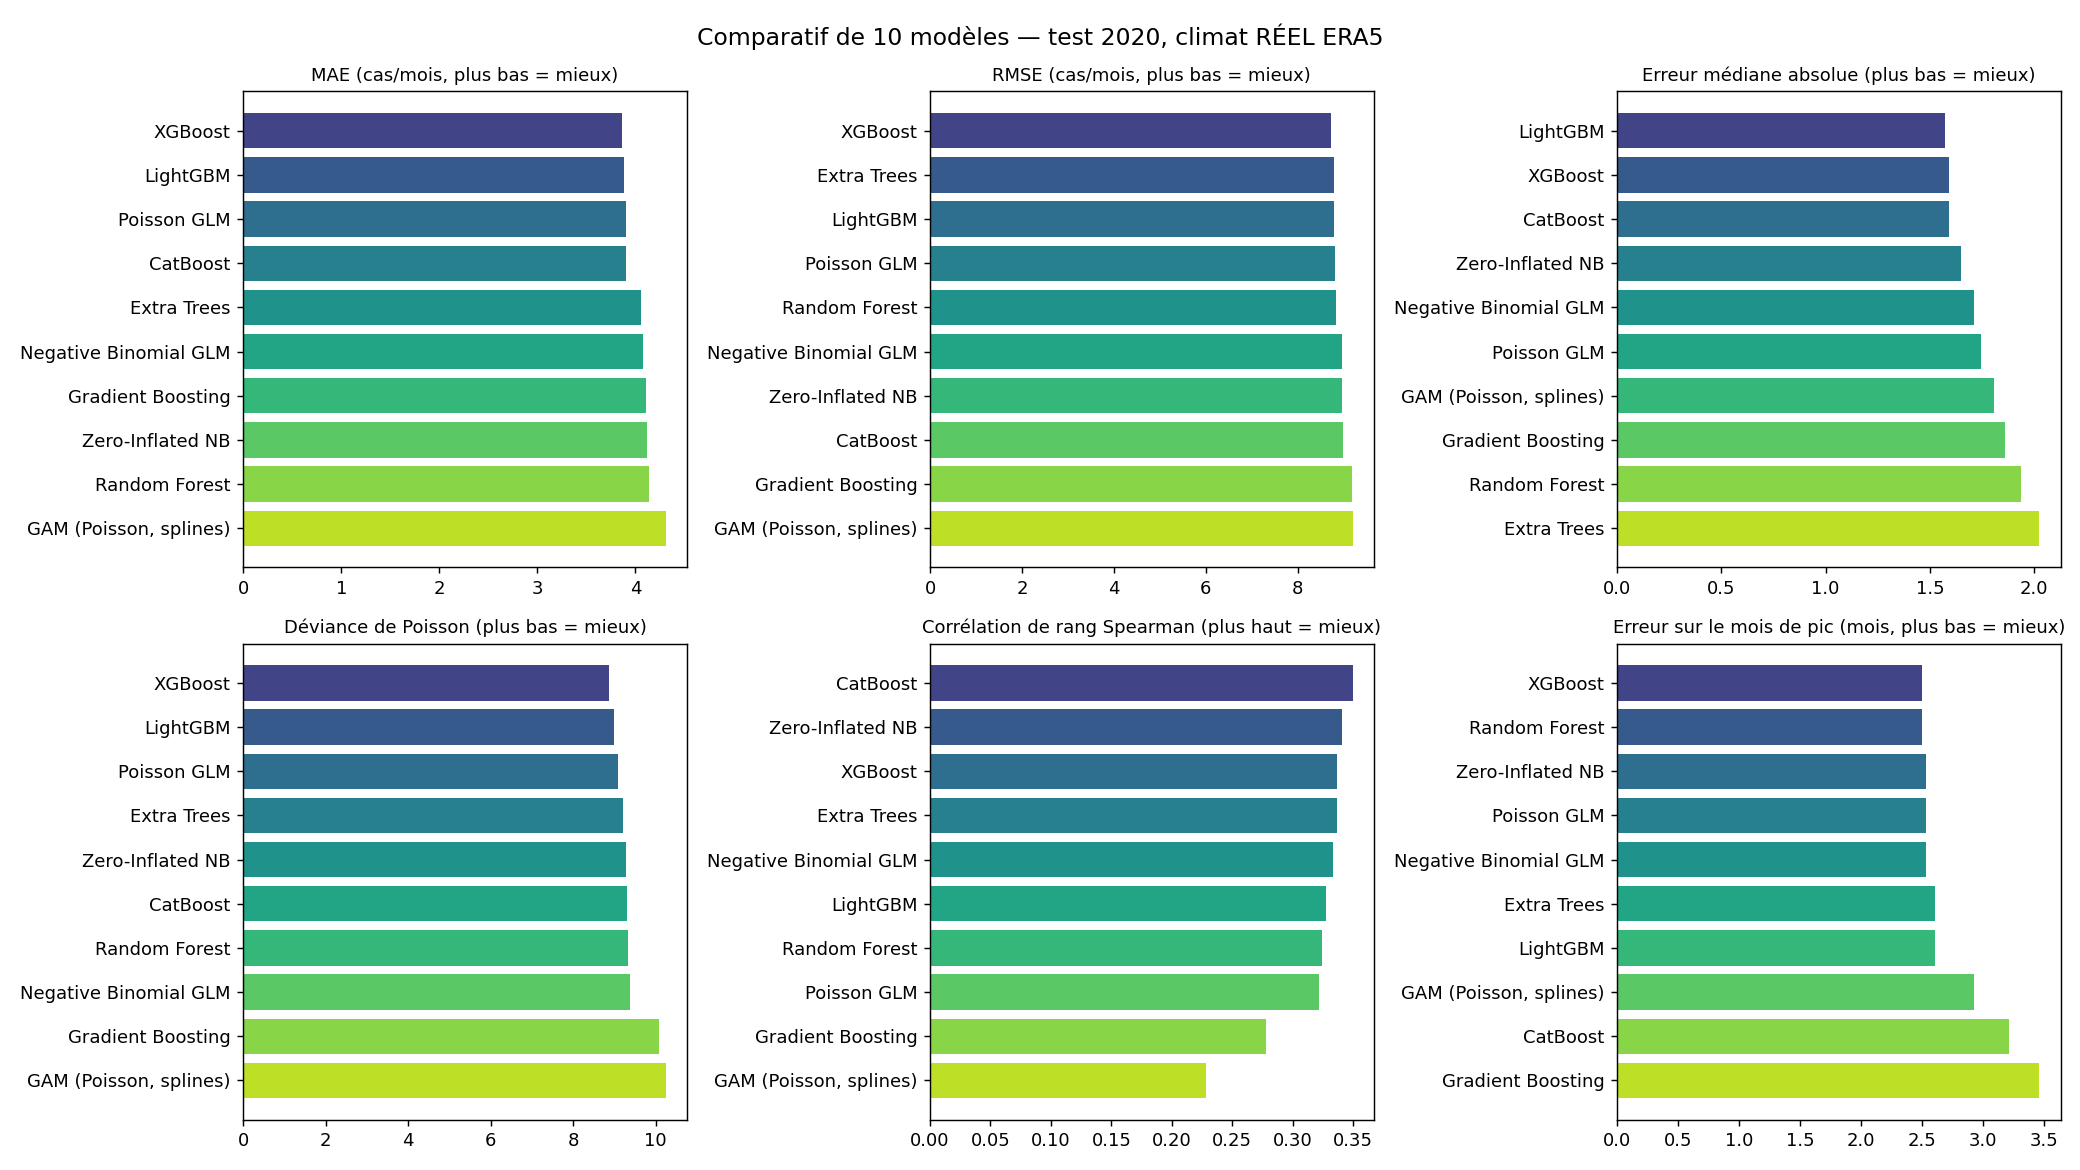

Write Python code to recreate this figure.

import warnings
warnings.filterwarnings("ignore")
import numpy as np
import pandas as pd
import matplotlib.pyplot as plt
from scipy.stats import spearmanr

from sklearn.ensemble import (GradientBoostingRegressor, RandomForestRegressor,
                                ExtraTreesRegressor)
from sklearn.metrics import mean_absolute_error, mean_squared_error, median_absolute_error, mean_poisson_deviance, r2_score
import statsmodels.api as sm
import statsmodels.formula.api as smf
from statsmodels.discrete.count_model import ZeroInflatedNegativeBinomialP
import xgboost as xgb
import lightgbm as lgb
import catboost as cb
from pygam import PoissonGAM, s, f

df = pd.read_csv("/home/claude/features_finales.csv")
feature_cols = [c for c in df.columns if "lag" in c] + ["mois_sin", "mois_cos"]

train = df[df["annee"] <= 2014].copy()
val   = df[df["annee"].isin([2015, 2017])].copy()
test  = df[df["annee"] == 2020].copy()
print(f"Train={len(train)}  Val={len(val)}  Test={len(test)}")

X_cols = feature_cols + ["zone_bioclim"]
X_train = pd.get_dummies(train[X_cols], columns=["zone_bioclim"])
X_test = pd.get_dummies(test[X_cols], columns=["zone_bioclim"]).reindex(columns=X_train.columns, fill_value=0)
y_train, y_test = train["cas"].values, test["cas"].values

predictions = {}

# ---------------------------------------------------------------------------
# Famille 1 : GLM
# ---------------------------------------------------------------------------
formula = "cas ~ " + " + ".join(feature_cols) + " + C(zone_bioclim)"

m_poisson = smf.glm(formula=formula, data=train, family=sm.families.Poisson()).fit()
predictions["Poisson GLM"] = m_poisson.predict(test).values

m_nb = smf.glm(formula=formula, data=train, family=sm.families.NegativeBinomial()).fit()
predictions["Negative Binomial GLM"] = m_nb.predict(test).values

# ZINB : partie comptage avec les features climat, partie inflation (zéro structurel) intercept seul
exog_train = sm.add_constant(X_train.astype(float))
exog_test = sm.add_constant(X_test.astype(float))
exog_infl_train = np.ones((len(train), 1))
exog_infl_test = np.ones((len(test), 1))
try:
    m_zinb = ZeroInflatedNegativeBinomialP(y_train, exog_train, exog_infl=exog_infl_train, inflation="logit").fit(maxiter=200, disp=0)
    predictions["Zero-Inflated NB"] = m_zinb.predict(exog_test, exog_infl=exog_infl_test)
except Exception as e:
    print("ZINB a échoué:", e)

# ---------------------------------------------------------------------------
# Famille 2 : GAM (splines sur les variables climat les plus importantes)
# ---------------------------------------------------------------------------
gam_features = ["temp_lag1", "temp_lag2", "temp_lag4", "precip_lag2", "humid_lag2"]
Xg_train = train[gam_features].values
Xg_test = test[gam_features].values
try:
    gam = PoissonGAM(s(0) + s(1) + s(2) + s(3) + s(4)).fit(Xg_train, y_train)
    predictions["GAM (Poisson, splines)"] = gam.predict(Xg_test)
except Exception as e:
    print("GAM a échoué:", e)

# ---------------------------------------------------------------------------
# Famille 3 : Bagging / arbres
# ---------------------------------------------------------------------------
rf = RandomForestRegressor(n_estimators=400, max_depth=6, min_samples_leaf=3, random_state=0).fit(X_train, y_train)
predictions["Random Forest"] = np.clip(rf.predict(X_test), 0, None)

et = ExtraTreesRegressor(n_estimators=400, max_depth=6, min_samples_leaf=3, random_state=0).fit(X_train, y_train)
predictions["Extra Trees"] = np.clip(et.predict(X_test), 0, None)

# ---------------------------------------------------------------------------
# Famille 4 : Boosting
# ---------------------------------------------------------------------------
gbm = GradientBoostingRegressor(n_estimators=300, max_depth=3, learning_rate=0.05, random_state=0).fit(X_train, y_train)
predictions["Gradient Boosting"] = np.clip(gbm.predict(X_test), 0, None)

xgb_model = xgb.XGBRegressor(n_estimators=300, max_depth=4, learning_rate=0.05,
                               objective="count:poisson", random_state=0)
xgb_model.fit(X_train, y_train)
predictions["XGBoost"] = np.clip(xgb_model.predict(X_test), 0, None)

lgb_model = lgb.LGBMRegressor(n_estimators=300, max_depth=4, learning_rate=0.05,
                                objective="poisson", verbosity=-1, random_state=0)
lgb_model.fit(X_train, y_train)
predictions["LightGBM"] = np.clip(lgb_model.predict(X_test), 0, None)

cat_model = cb.CatBoostRegressor(iterations=300, depth=4, learning_rate=0.05,
                                   loss_function="Poisson", verbose=False, random_state=0)
cat_model.fit(X_train, y_train)
predictions["CatBoost"] = np.clip(cat_model.predict(X_test), 0, None)

# ---------------------------------------------------------------------------
# Métriques enrichies
# ---------------------------------------------------------------------------
def peak_month_error(sub_test_df, pred_array):
    """Erreur moyenne (en mois) sur le mois de pic, par province ayant >=1 cas en test."""
    sub = sub_test_df.copy()
    sub["pred"] = pred_array
    errors = []
    for prov, g in sub.groupby("province"):
        if g["cas"].sum() == 0:
            continue
        obs_peak = g.loc[g["cas"].idxmax(), "mois"]
        pred_peak = g.loc[g["pred"].idxmax(), "mois"]
        errors.append(abs(obs_peak - pred_peak))
    return np.mean(errors) if errors else np.nan

rows = []
for name, pred in predictions.items():
    pred_safe = np.clip(pred, 1e-6, None)
    mae = mean_absolute_error(y_test, pred)
    rmse = np.sqrt(mean_squared_error(y_test, pred))
    medae = median_absolute_error(y_test, pred)
    dev = mean_poisson_deviance(y_test, pred_safe)
    rho, _ = spearmanr(y_test, pred)
    r2 = r2_score(y_test, pred)
    peak_err = peak_month_error(test, pred)
    rows.append(dict(modele=name, MAE=mae, RMSE=rmse, MedAE=medae,
                      Deviance_Poisson=dev, Spearman=rho, R2=r2, Erreur_pic_mois=peak_err))

results = pd.DataFrame(rows).sort_values("MAE").reset_index(drop=True)
pd.set_option("display.width", 140)
print("\n" + results.round(3).to_string(index=False))
results.to_csv("/home/claude/metrics_comparatif_etendu.csv", index=False)

# ---------------------------------------------------------------------------
# Visualisation : classement multi-métriques
# ---------------------------------------------------------------------------
fig, axes = plt.subplots(2, 3, figsize=(16, 9))
metric_specs = [
    ("MAE", "MAE (cas/mois, plus bas = mieux)", False),
    ("RMSE", "RMSE (cas/mois, plus bas = mieux)", False),
    ("MedAE", "Erreur médiane absolue (plus bas = mieux)", False),
    ("Deviance_Poisson", "Déviance de Poisson (plus bas = mieux)", False),
    ("Spearman", "Corrélation de rang Spearman (plus haut = mieux)", True),
    ("Erreur_pic_mois", "Erreur sur le mois de pic (mois, plus bas = mieux)", False),
]
for ax, (col, title, higher_better) in zip(axes.flat, metric_specs):
    sorted_r = results.sort_values(col, ascending=not higher_better)
    colors = plt.cm.viridis(np.linspace(0.2, 0.9, len(sorted_r)))
    ax.barh(sorted_r["modele"], sorted_r[col], color=colors)
    ax.set_title(title, fontsize=10)
    ax.invert_yaxis()
plt.suptitle("Comparatif de 10 modèles — test 2020, climat RÉEL ERA5", fontsize=13)
plt.tight_layout()
plt.savefig("/home/claude/comparatif_10_modeles.png", dpi=130)
print("\nFigure sauvegardée : comparatif_10_modeles.png")
